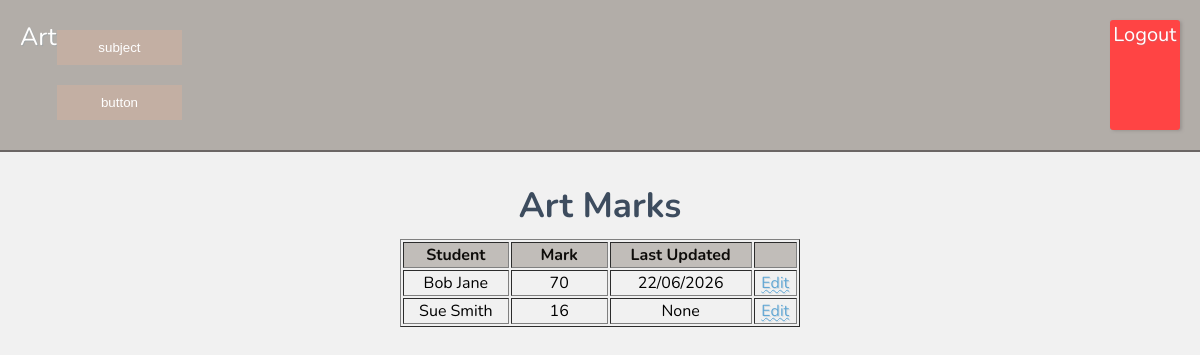
The app's page /subject/7 (signed in) with its own data.
### tables this page shows
CREATE TABLE "subject" (`id` INTEGER PRIMARY KEY AUTOINCREMENT, `subject` TEXT);

CREATE TABLE "marks"(id INTEGER PRIMARY KEY AUTOINCREMENT,
student_id INTEGER, `subject_id` INTEGER,
subject TEXT NOT NULL,
"marks" INTEGER,
last_updated TIMESTAMP DEFAULT CURRENT_TIMESTAMP);

CREATE TABLE "students"(id INTEGER PRIMARY KEY AUTOINCREMENT,
"firstname" TEXT NOT NULL,
"lastname" TEXT NOT NULL);

### app.py (the view)
@app.route('/subject/<int:subject_id>')
def subject(subject_id):
    if 'user_id' not in session:
        return redirect(url_for('login'))
    db = get_db()
    students = db.execute('''
                          SELECT * FROM students
                          ORDER BY firstname ASC;
                          ''').fetchall()
    subjects = db.execute('''
                          SELECT * FROM subject
                          ORDER BY subject ASC;
                         ''').fetchall()
    try:
        subj_cols = [r[1] for r in db.execute("PRAGMA table_info(subject)").fetchall()]
    except sqlite3.OperationalError:
        subj_cols = []
    if 'name' in subj_cols:
        subject = db.execute('SELECT id, name as subject FROM subject WHERE id = ?', (subject_id,)).fetchone()
    elif 'subject' in subj_cols:
        subject = db.execute('SELECT id, subject as subject FROM subject WHERE id = ?', (subject_id,)).fetchone()
    else:
        subject = {'id': subject_id, 'subject': 'Unknown'}
    marks = db.execute('''
        SELECT m.id as id, m.marks as marks, m.last_updated as last_updated,
               s.id as student_id, s.firstname as firstname, s.lastname as lastname
        FROM Marks m
        JOIN students s ON m.student_id = s.id
        WHERE m.subject_id = ?
        ORDER BY s.firstname ASC
    ''', (subject_id,)).fetchall()
    edit_mark_id = request.args.get('edit')
    return render_template('subject.html', students=students, subject=subject, subjects=subjects, marks=marks, edit_mark_id=edit_mark_id)

### app.py (called while the page is built)
def get_db():
    db = sqlite3.connect('database/student_mark.db')
    db.row_factory = sqlite3.Row
    return db

### templates/subject.html (shortened to what this page needs)
{% extends "base.html" %}
{% block text %}{{ subject['subject'] }}{% endblock text %}
{% block content %}
<h2 class="heading2">{{ subject['subject'] }} Marks</h2>
<table border="1">
    <thead>
        <tr>
            <th>Student</th>
            <th>Mark</th>
            <th>Last Updated</th>
            <th></th>
        </tr>
    </thead>
    <tbody>
        {% for mark in marks %}
        <tr>
            <td>{{ mark['firstname'] }} {{ mark['lastname'] }}</td>
            <td>{{ mark['marks'] }}</td>
            <td>{{ mark['last_updated'] }}</td>
            <td>
                {% if edit_mark_id and edit_mark_id|int == mark['id'] %}
                <form action="{{ url_for('edit_subject', mark_id=mark['id']) }}" method="post" style="display:flex; gap:6px; align-items:center;">
                    <span>{{ subject['subject'] }}</span>
                    <input name="mark" type="number" min="0" max="100" value="{{ mark['marks'] }}" required>
                    <button type="submit">Save</button>
                    <a href="{{ url_for('subject', subject_id=subject['id']) }}" style="margin-left:6px;">Cancel</a>
                </form>
                {% else %}
                <a href="{{ url_for('subject', subject_id=subject['id'], edit=mark['id']) }}">Edit</a>
                {% endif %}
            </td>
        </tr>
        {% endfor %}
    </tbody>
</table>
{% endblock content %}

### static/css/style.css (style rules this page uses)
body { margin: 0; padding: 0; font-family: "Nunito"; background-image:url('https://imgh.in/host/sce4o3'); background-repeat:repeat; background-size:40%; background-color: #f0f0f0ec; background-blend-mode: lighten; }
.heading2 { margin-top:-10px; padding:0; color:#3d4c5e; text-align:center; align-items: center; font-size:35px; margin-bottom:0px; }
* { box-sizing: border-box; }
table { margin-left:auto; margin-right:auto; margin-top:10px; width:400px; }
th { background-color: #756b6164; color:rgb(14, 12, 10); }
tr { text-align:center; }
table td:nth-child(2) { width:25%; }
a { text-decoration: underline wavy 0.5px; color: #62a7d4; text-shadow: 1px 1px #658ca734; }

### records on screen
subject: subject "Art"
marks: firstname "Bob", lastname "Jane", marks "70", last_updated "22/06/2026"
marks: firstname "Sue", lastname "Smith", marks "16", last_updated "None"
